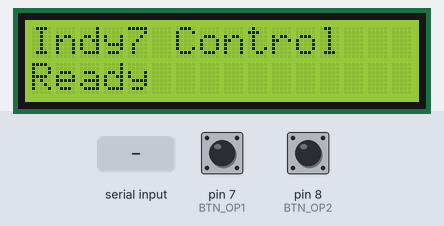
Simulated run of this sketch. Board: Arduino Uno, built with avr-gcc and run on an emulated ATmega328P. Shown: 16×2 character LCD. The test bench sets the inputs (shaded band); at power-on: pin 7 (BTN_OP1) LOW, pin 8 (BTN_OP2) LOW. What the sketch prints to the serial monitor is not drawn.

Above: at 1.2 s.
1.3 s: pin 7 (BTN_OP1) pulled HIGH for 0.15 s
At 1.7 s:
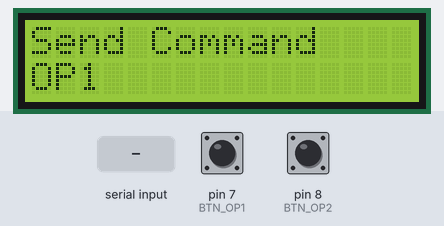
2.9 s: "OP1_START\n" received over Serial
At 3.4 s:
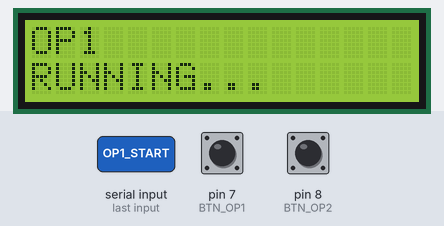
4.4 s: "OP1_FINISH\n" received over Serial
At 5.6 s:
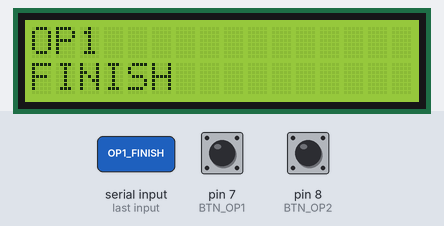
5.9 s: "1\n" received over Serial
At 6.2 s:
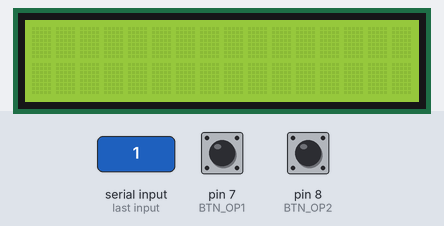
7.4 s: pin 8 (BTN_OP2) pulled HIGH for 0.15 s
At 8.0 s:
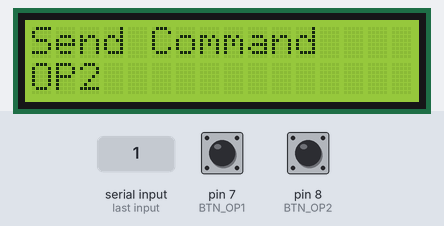
9.0 s: "0\n" received over Serial
At 9.6 s:
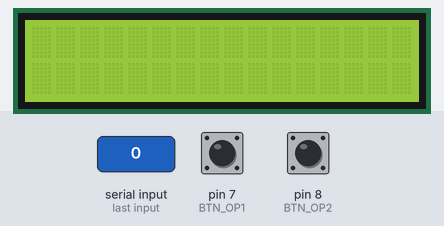
Timing chart, 0 to 11.5 s (numbered marks = the images above; inputs shaded):
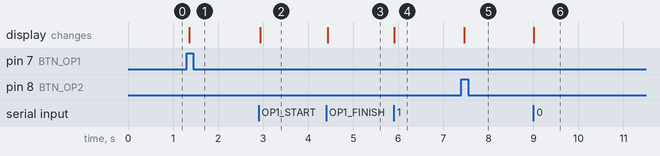

Measured:
- after the input at 1.3 s, the display: changes after 0.06 s (image 1)
- after the input at 2.9 s, the display: changes at once (image 2)
- after the input at 4.4 s, the display: changes at once (image 3)
- after the input at 5.9 s, the display: changes at once (image 4)
- after the input at 7.4 s, the display: changes after 0.07 s (image 5)
- after the input at 9.0 s, the display: changes at once (image 6)

The sketch:

plc_ard_lcd_gui.ino
```cpp
#include <Wire.h>
#include <LiquidCrystal_I2C.h>
LiquidCrystal_I2C lcd(0x27, 16, 2);
const int BTN_OP1 = 7;  const int BTN_OP2 = 8;
int prevOP1 = LOW;   int prevOP2 = LOW;
void setup()
{    Serial.begin(9600);     pinMode(BTN_OP1, INPUT);
    pinMode(BTN_OP2, INPUT);     lcd.init();
    lcd.backlight();      lcd.clear();
    lcd.setCursor(0, 0);     lcd.print("Indy7 Control");
    lcd.setCursor(0, 1);     lcd.print("Ready");
    Serial.println("ARDUINO_READY");}
void loop()
{    checkButtons();    checkSerial();    delay(20);}
void checkButtons()
{    int op1State = digitalRead(BTN_OP1);
    int op2State = digitalRead(BTN_OP2);
    if (op1State == HIGH && prevOP1 == LOW)
    {   delay(30);
        if (digitalRead(BTN_OP1) == HIGH)
        {   Serial.println("OP1");    lcd.clear();
            lcd.setCursor(0, 0);      lcd.print("Send Command");
            lcd.setCursor(0, 1);     lcd.print("OP1");     }
    }
    if (op2State == HIGH && prevOP2 == LOW)
    {   delay(30);
        if (digitalRead(BTN_OP2) == HIGH)
        {   Serial.println("OP2");        lcd.clear();
            lcd.setCursor(0, 0);          lcd.print("Send Command");
            lcd.setCursor(0, 1);         lcd.print("OP2");        }
    }
    prevOP1 = op1State;    prevOP2 = op2State;
}
void checkSerial()
{
    if (Serial.available() > 0)
    {
        String msg = Serial.readStringUntil('\n');
        // 문자열 앞뒤의  공백, \r, \n 등을 제거
        msg.trim();
        if (msg.length() > 0)
        {      displayMessage(msg);      }
    }
}
// Python에서 받은 메시지를 LCD에 표시
void displayMessage(String msg)
{    lcd.clear();
    if (msg == "OP1_START")
    {   lcd.setCursor(0, 0);        lcd.print("OP1");
        lcd.setCursor(0, 1);        lcd.print("RUNNING...");    }
    else if (msg == "OP1_FINISH")
    {   lcd.setCursor(0, 0);        lcd.print("OP1");
        lcd.setCursor(0, 1);        lcd.print("FINISH");    }
    else if (msg == "OP2_START")
    {   lcd.setCursor(0, 0);        lcd.print("OP2");
        lcd.setCursor(0, 1);        lcd.print("RUNNING...");
    }
    else if (msg == "OP2_FINISH")
    {   lcd.setCursor(0, 0);      lcd.print("OP2");
        lcd.setCursor(0, 1);      lcd.print("FINISH");    }
}
```
